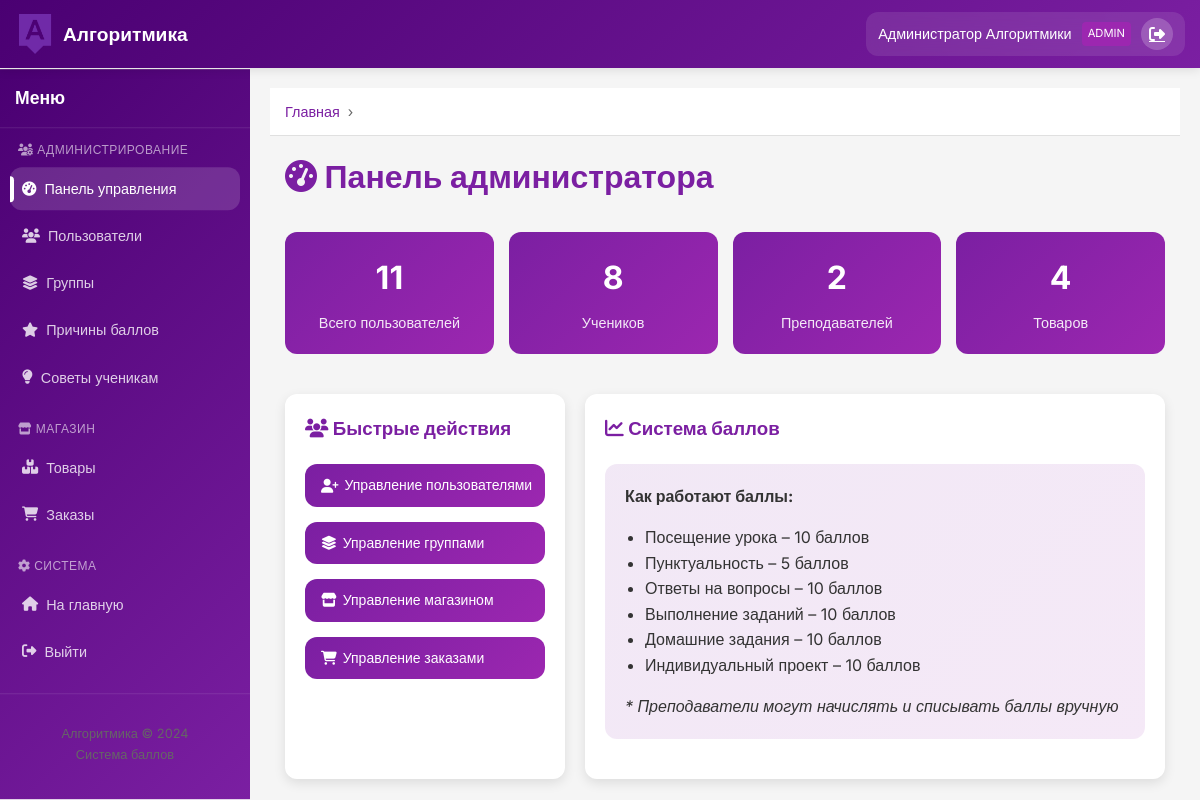
The page /admin (signed in) on the database its author committed.
### app.py (models this page shows)
class User(UserMixin, db.Model):
    id = db.Column(db.Integer, primary_key=True)
    username = db.Column(db.String(80), unique=True, nullable=False)
    password = db.Column(db.String(200), nullable=False)
    visible_password = db.Column(db.String(80), nullable=True)
    first_name = db.Column(db.String(80), nullable=False)
    last_name = db.Column(db.String(80), nullable=False)
    role = db.Column(db.String(20), nullable=False)  # admin, teacher, student
    group_id = db.Column(db.Integer, db.ForeignKey('group.id'), nullable=True)
    points = db.Column(db.Integer, default=0)
    earned_points = db.Column(db.Integer, default=0)
    created_at = db.Column(db.DateTime, default=datetime.utcnow)
    group = db.relationship('Group', backref='students', foreign_keys=[group_id])
    points_history = db.relationship('PointsHistory', backref='user', lazy=True,
                                     foreign_keys='PointsHistory.user_id')
    orders = db.relationship('Order', backref='student', lazy=True,
                            foreign_keys='Order.student_id')

### app.py (the view)
@app.route('/admin')
@login_required
def admin_dashboard():
    if current_user.role != 'admin':
        return redirect(url_for('index'))
    stats = {
        'total_users': User.query.count(),
        'total_students': User.query.filter_by(role='student').count(),
        'total_teachers': User.query.filter_by(role='teacher').count(),
        'total_products': Product.query.count(),
        'pending_orders': Order.query.filter_by(status='pending').count()
    }
    return render_template('admin/dashboard.html', stats=stats)

### app.py (called while the page is built)
@login_manager.user_loader
def load_user(user_id):
    return User.query.get(int(user_id))

@app.context_processor
def inject_now():
    return {'datetime': datetime}

### templates/admin/dashboard.html (shortened to what this page needs)
{% extends "base.html" %}
{% block content %}
<div class="container">
    <h1 style="color: var(--primary-color); margin-bottom: 30px;">
        <i class="fas fa-tachometer-alt"></i> Панель администратора
    </h1>
    <div class="stats-grid">
        <div class="stat-card fade-in">
            <h3 class="stat-number">{{ stats.total_users }}</h3>
            <p>Всего пользователей</p>
        </div>
        <div class="stat-card fade-in" style="animation-delay: 0.1s;">
            <h3 class="stat-number">{{ stats.total_students }}</h3>
            <p>Учеников</p>
        </div>
        <div class="stat-card fade-in" style="animation-delay: 0.2s;">
            <h3 class="stat-number">{{ stats.total_teachers }}</h3>
            <p>Преподавателей</p>
        </div>
        <div class="stat-card fade-in" style="animation-delay: 0.3s;">
            <h3 class="stat-number">{{ stats.total_products }}</h3>
            <p>Товаров</p>
        </div>
    </div>
    <div class="row" style="margin-top: 40px;">
        <div class="col-4">
            <div class="card fade-in" style="height: 100%;">
                <h3 style="color: var(--primary-color); margin-bottom: 20px;">
                    <i class="fas fa-users"></i> Быстрые действия
                </h3>
                <div style="display: flex; flex-direction: column; gap: 15px;">
                    <a href="{{ url_for('admin_users') }}" class="btn btn-primary">
                        <i class="fas fa-user-plus"></i> Управление пользователями
                    </a>
                    <a href="{{ url_for('admin_groups') }}" class="btn btn-primary">
                        <i class="fas fa-layer-group"></i> Управление группами
                    </a>
                    <a href="{{ url_for('admin_shop') }}" class="btn btn-primary">
                        <i class="fas fa-store"></i> Управление магазином
                    </a>
                    <a href="{{ url_for('admin_orders') }}" class="btn btn-primary">
                        <i class="fas fa-shopping-cart"></i> Управление заказами
                    </a>
                </div>
            </div>
        </div>
        <div class="col-8">
            <div class="card fade-in" style="height: 100%;">
                <h3 style="color: var(--primary-color); margin-bottom: 20px;">
                    <i class="fas fa-chart-line"></i> Система баллов
                </h3>
                <div style="background: linear-gradient(135deg, rgba(123, 31, 162, 0.1), rgba(156, 39, 176, 0.1)); padding: 20px; border-radius: var(--radius);">
                    <h4>Как работают баллы:</h4>
                    <ul style="margin-top: 15px; padding-left: 20px;">
                        <li>Посещение урока – 10 баллов</li>
                        <li>Пунктуальность – 5 баллов</li>
                        <li>Ответы на вопросы – 10 баллов</li>
                        <li>Выполнение заданий – 10 баллов</li>
                        <li>Домашние задания – 10 баллов</li>
                        <li>Индивидуальный проект – 10 баллов</li>
                    </ul>
                    <p style="margin-top: 15px; font-style: italic;">
                        * Преподаватели могут начислять и списывать баллы вручную
                    </p>
                </div>
            </div>
        </div>
    </div>
</div>
{% endblock %}

### templates/base.html (shortened to what this page needs)
<!DOCTYPE html>
<html lang="ru">
<head>
    <link rel="stylesheet" href="{{ url_for('static', filename='css/style.css') }}">
    <link rel="stylesheet" href="https://cdnjs.cloudflare.com/ajax/libs/font-awesome/6.4.0/css/all.min.css">
</head>
<body>
    <nav class="navbar">
        <div class="container">
            <a href="/" class="logo">
                <img src="{{ url_for('static', filename='images/logo.png') }}" alt="Алгоритмика" style="height: 40px;">
                <span>Алгоритмика</span>
            </a>
            {% if current_user.is_authenticated %}
            <div class="user-menu">
                <span class="user-name">{{ current_user.first_name }} {{ current_user.last_name }}</span>
                <span class="user-role">{{ current_user.role|capitalize }}</span>
                <a href="{{ url_for('logout') }}" class="btn-logout" title="Выйти">
                    <i class="fas fa-sign-out-alt"></i>
                </a>
            </div>
            {% endif %}
        </div>
    </nav>
    <div class="main-wrapper">
        {% if current_user.is_authenticated %}
        <aside class="sidebar">
            <div class="sidebar-content">
                <div class="sidebar-header">
                    <h3>Меню</h3>
                </div>
                <nav class="sidebar-nav">
                    {% if current_user.role == 'admin' %}
                    <div class="nav-section">
                        <h4 class="nav-section-title">
                            <i class="fas fa-users-cog"></i> Администрирование
                        </h4>
                        <ul>
                            <li>
                                <a href="{{ url_for('admin_dashboard') }}"
                                   class="{% if request.endpoint == 'admin_dashboard' %}active{% endif %}">
                                    <i class="fas fa-tachometer-alt"></i> Панель управления
                                </a>
                            </li>
                            <li>
                                <a href="{{ url_for('admin_users') }}"
                                   class="{% if request.endpoint in ['admin_users', 'create_users', 'user_detail'] %}active{% endif %}">
                                    <i class="fas fa-users"></i> Пользователи
                                </a>
                            </li>
                            <li>
                                <a href="{{ url_for('admin_groups') }}"
                                   class="{% if request.endpoint in ['admin_groups', 'create_group', 'group_detail'] %}active{% endif %}">
                                    <i class="fas fa-layer-group"></i> Группы
                                </a>
                            </li>
                            <li>
                                <a href="{{ url_for('admin_reward_reasons') }}"
                                   class="{% if request.endpoint in ['admin_reward_reasons', 'create_reward_reason', 'edit_reward_reason'] %}active{% endif %}">
                                    <i class="fas fa-star"></i> Причины баллов
                                </a>
                            </li>
                            <li>
                                <a href="{{ url_for('admin_tips') }}"
                                   class="{% if request.endpoint == 'admin_tips' %}active{% endif %}">
                                    <i class="fas fa-lightbulb"></i> Советы ученикам
                                </a>
                            </li>
                        </ul>
                    </div>
                    <div class="nav-section">
                        <h4 class="nav-section-title">
                            <i class="fas fa-store"></i> Магазин
                        </h4>
                        <ul>
                            <li>
                                <a href="{{ url_for('admin_shop') }}"
                                   class="{% if request.endpoint in ['admin_shop', 'product_detail'] %}active{% endif %}">
                                    <i class="fas fa-boxes"></i> Товары
                                </a>
                            </li>
                            <li>
                                <a href="{{ url_for('admin_orders') }}"
                                   class="{% if request.endpoint in ['admin_orders', 'order_detail'] %}active{% endif %}">
                                    <i class="fas fa-shopping-cart"></i> Заказы
                                </a>
                            </li>
                        </ul>
                    </div>
                    {% endif %}
                    <div class="nav-section">
                        <h4 class="nav-section-title">
                            <i class="fas fa-cog"></i> Система
                        </h4>
                        <ul>
                            <li>
                                <a href="{{ url_for('index') }}">
                                    <i class="fas fa-home"></i> На главную
                                </a>
                            </li>
                            <li>
                                <a href="{{ url_for('logout') }}">
                                    <i class="fas fa-sign-out-alt"></i> Выйти
                                </a>
                            </li>
                        </ul>
                    </div>
                </nav>
                <div class="sidebar-footer">
                    <div style="text-align: center; padding: 15px; color: var(--text-light); font-size: 0.8rem;">
                        <p>Алгоритмика © 2024</p>
                        <p>Система баллов</p>
                    </div>
                </div>
            </div>
        </aside>
        {% endif %}
        <main class="main-content {% if not current_user.is_authenticated %}full-width{% endif %}">
            {% if current_user.is_authenticated %}
            <div class="breadcrumbs">
                <div class="container">
                    <a href="{{ url_for('index') }}">Главная</a>
                </div>
            </div>
            {% endif %}
            {% block content %}{% endblock %}
        </main>
    </div>
</body>
</html>

### rows shown on the page
User: first_name "Администратор", last_name "Алгоритмики", role "ADMIN"

### other values the page prints
{{ stats.total_users }} "11"
{{ stats.total_students }} "8"
{{ stats.total_teachers }} "2"
{{ stats.total_products }} "4"
